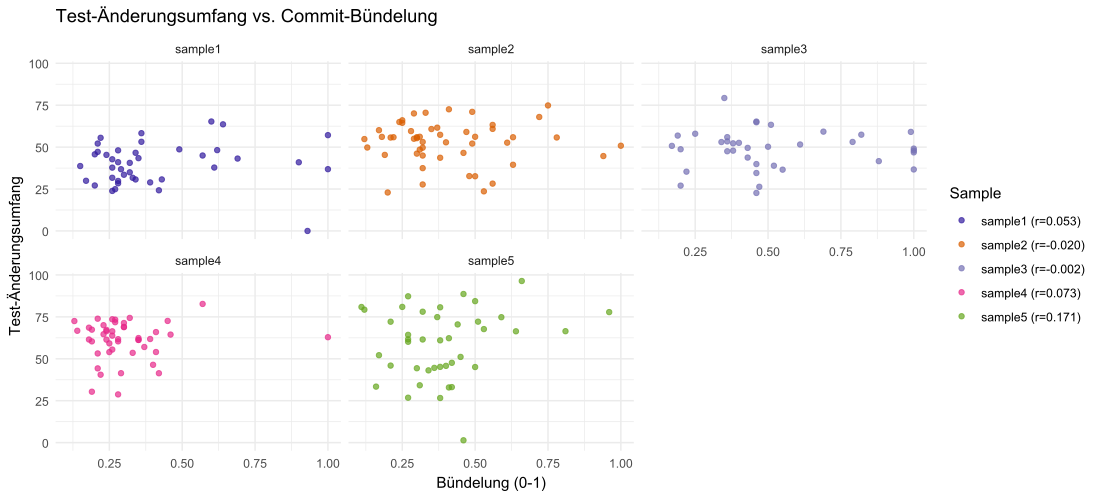

Source code (R):
library(readr)
library(dplyr)
library(lubridate)
library(ggplot2)
library(purrr)
library(stringr)
library(tibble)

dir_path <- "F:/Hochschule/BA/gitlog_analysis"

files <- list.files(
  path = dir_path,
  pattern = "^criteriaTable_sample\\d+\\.csv$",
  full.names = TRUE
)

all_samples_changes <- map_dfr(files, function(fp) {
  df <- read_csv(fp, show_col_types = FALSE)
  
  df %>%
    mutate(
      sample = str_extract(basename(fp), "sample\\d+"),
      # Zahl in Klammern aus "100.00% (271)" extrahieren -> 271
      total_changes = as.numeric(str_match(total_changes, "\\((\\d+)\\)")[, 2]),
      test_changes = as.numeric(
        str_extract(test_changes, "[0-9]+\\.?[0-9]*")
      )
    ) %>%
    transmute(
      sample,
      bundling = as.numeric(bundling),
      test_changes,
    ) %>%
    arrange(test_changes)
})

print(all_samples_changes)

# Pearson r pro Sample
pearson_tbl <- all_samples_changes %>%
  group_by(sample) %>%
  summarise(
    pearson_r = cor(test_changes, bundling, method = "pearson", use = "complete.obs"),
    n = sum(complete.cases(test_changes, bundling)),
    .groups = "drop"
  )

print(pearson_tbl)

# Legenden-Labels: "sampleX (r=...)"
legend_labels <- pearson_tbl %>%
  mutate(label = paste0(sample, " (r=", sprintf("%.3f", pearson_r), ")")) %>%
  select(sample, label) %>%
  deframe()

# Plot: Farbe = sample
plot_changes <- ggplot(all_samples_changes, aes(x = bundling, y = test_changes, color = sample)) +
  geom_point(alpha = 0.7) +
  facet_wrap(~ sample, ncol = 3) + 
  scale_color_manual(
    values = c(
      "sample1" = "#311b9e",
      "sample2" = "#d95f02",
      "sample3" = "#7570b3",
      "sample4" = "#e7298a",
      "sample5" = "#66a61e"
    ),
    labels = legend_labels
  ) +
  labs(
    title = "Test-Änderungsumfang vs. Commit-Bündelung",
    x = "Bündelung (0-1)",
    y = "Test-Änderungsumfang",
    color = "Sample"
  ) +
  theme_minimal()

print(plot_changes)

# PDF speichern
ggsave(
  filename = "bundling_vs_testChanges_all.pdf",
  plot = plot_changes,
  width = 11,
  height = 5,
  device = cairo_pdf
)
